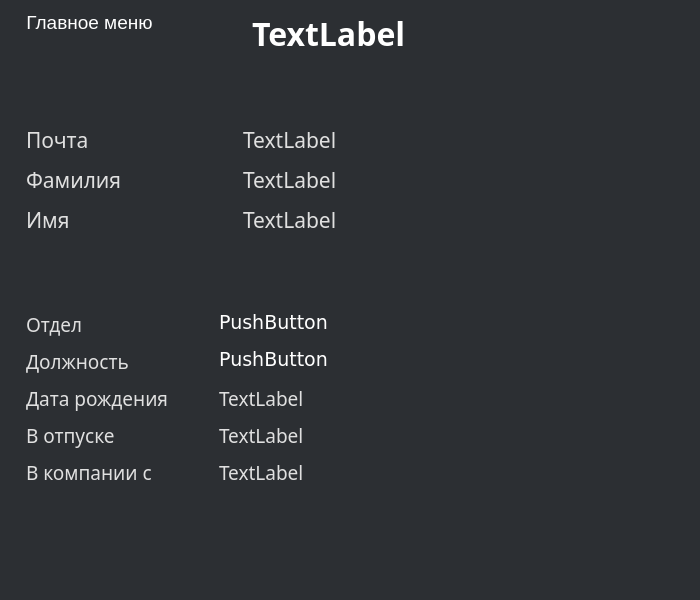
<?xml version="1.0" encoding="UTF-8"?>
<ui version="4.0">
 <class>Dialog</class>
 <widget class="QDialog" name="Dialog">
  <property name="geometry">
   <rect>
    <x>0</x>
    <y>0</y>
    <width>700</width>
    <height>600</height>
   </rect>
  </property>
  <property name="sizePolicy">
   <sizepolicy hsizetype="Expanding" vsizetype="Expanding">
    <horstretch>0</horstretch>
    <verstretch>0</verstretch>
   </sizepolicy>
  </property>
  <property name="minimumSize">
   <size>
    <width>500</width>
    <height>400</height>
   </size>
  </property>
  <property name="maximumSize">
   <size>
    <width>700</width>
    <height>600</height>
   </size>
  </property>
  <property name="windowTitle">
   <string>Dialog</string>
  </property>
  <property name="styleSheet">
   <string notr="true">QWidget {
    background-color: #2C2F33;
    color: #FFFFFF;
}
QLabel#label_3 {
    color: red;
    font-size: 10pt; /* Дополнительно: задаёт размер шрифта */
    font-weight: bold; /* Дополнительно: делает текст жирным */
}

QLabel#profile_id {
    color: #ffffff;
    font-size: 24pt;
    font-weight: bold;
    margin-bottom: 10px;
}
QLabel {
    font-family: &quot;Vardana&quot;;
    color: #e0e0e0;
    font-weight: normal;
}


QPushButton#pwd{
    background-color: #7289DA;
    color: #FFFFFF
    border-radius: 5px
    padding: 10px 20px;       
    font-size: 16px;         
    font-weight: bold;       
}

QPushButton#pwd:hover {
    background-color: #5B6EAE; 
}

QPushButton#pwd:pressed {
    background-color: #4E5E92; 
}
</string>
  </property>
  <layout class="QVBoxLayout" name="verticalLayout_3" stretch="10,0,15">
   <item>
    <layout class="QFormLayout" name="formLayout">
     <property name="horizontalSpacing">
      <number>90</number>
     </property>
     <property name="verticalSpacing">
      <number>10</number>
     </property>
     <property name="leftMargin">
      <number>15</number>
     </property>
     <property name="bottomMargin">
      <number>0</number>
     </property>
     <item row="1" column="0">
      <layout class="QVBoxLayout" name="verticalLayout">
       <item alignment="Qt::AlignHCenter">
        <widget class="QPushButton" name="pushButton">
         <property name="font">
          <font>
           <family>Segoe UI</family>
           <pointsize>14</pointsize>
          </font>
         </property>
         <property name="styleSheet">
          <string notr="true">QPushButton {
    border: none;
    color: white;
}
QPushButton:hover {
    color: darkblue;
}
</string>
         </property>
         <property name="text">
          <string>Главное меню</string>
         </property>
        </widget>
       </item>
      </layout>
     </item>
     <item row="1" column="1">
      <widget class="QLabel" name="profile_id">
       <property name="font">
        <font>
         <family>Vardana</family>
         <pointsize>24</pointsize>
         <bold>true</bold>
        </font>
       </property>
       <property name="text">
        <string>TextLabel</string>
       </property>
      </widget>
     </item>
     <item row="3" column="0">
      <spacer name="verticalSpacer">
       <property name="orientation">
        <enum>Qt::Orientation::Vertical</enum>
       </property>
       <property name="sizeHint" stdset="0">
        <size>
         <width>20</width>
         <height>40</height>
        </size>
       </property>
      </spacer>
     </item>
     <item row="4" column="0">
      <widget class="QLabel" name="email">
       <property name="font">
        <font>
         <family>Vardana</family>
         <pointsize>16</pointsize>
         <bold>false</bold>
        </font>
       </property>
       <property name="text">
        <string>Почта</string>
       </property>
      </widget>
     </item>
     <item row="4" column="1">
      <widget class="QLabel" name="email_value">
       <property name="font">
        <font>
         <family>Vardana</family>
         <pointsize>16</pointsize>
         <bold>false</bold>
        </font>
       </property>
       <property name="text">
        <string>TextLabel</string>
       </property>
      </widget>
     </item>
     <item row="5" column="0">
      <widget class="QLabel" name="surname">
       <property name="font">
        <font>
         <family>Vardana</family>
         <pointsize>16</pointsize>
         <bold>false</bold>
        </font>
       </property>
       <property name="text">
        <string>Фамилия</string>
       </property>
      </widget>
     </item>
     <item row="5" column="1">
      <widget class="QLabel" name="surname_value">
       <property name="font">
        <font>
         <family>Vardana</family>
         <pointsize>16</pointsize>
         <bold>false</bold>
        </font>
       </property>
       <property name="text">
        <string>TextLabel</string>
       </property>
      </widget>
     </item>
     <item row="6" column="0">
      <widget class="QLabel" name="name">
       <property name="font">
        <font>
         <family>Vardana</family>
         <pointsize>16</pointsize>
         <bold>false</bold>
        </font>
       </property>
       <property name="text">
        <string>Имя</string>
       </property>
      </widget>
     </item>
     <item row="6" column="1">
      <widget class="QLabel" name="name_value">
       <property name="font">
        <font>
         <family>Vardana</family>
         <pointsize>16</pointsize>
         <bold>false</bold>
        </font>
       </property>
       <property name="text">
        <string>TextLabel</string>
       </property>
      </widget>
     </item>
     <item row="3" column="1">
      <widget class="QLabel" name="label">
       <property name="text">
        <string/>
       </property>
      </widget>
     </item>
     <item row="2" column="1">
      <widget class="QLabel" name="label_3">
       <property name="enabled">
        <bool>true</bool>
       </property>
       <property name="text">
        <string/>
       </property>
      </widget>
     </item>
    </layout>
   </item>
   <item>
    <spacer name="verticalSpacer_2">
     <property name="orientation">
      <enum>Qt::Orientation::Vertical</enum>
     </property>
     <property name="sizeHint" stdset="0">
      <size>
       <width>20</width>
       <height>40</height>
      </size>
     </property>
    </spacer>
   </item>
   <item>
    <layout class="QFormLayout" name="formLayout_2">
     <property name="horizontalSpacing">
      <number>50</number>
     </property>
     <property name="verticalSpacing">
      <number>10</number>
     </property>
     <property name="leftMargin">
      <number>15</number>
     </property>
     <property name="topMargin">
      <number>30</number>
     </property>
     <property name="bottomMargin">
      <number>0</number>
     </property>
     <item row="0" column="0">
      <widget class="QLabel" name="pos">
       <property name="font">
        <font>
         <family>Vardana</family>
         <pointsize>14</pointsize>
         <bold>false</bold>
        </font>
       </property>
       <property name="text">
        <string>Отдел</string>
       </property>
      </widget>
     </item>
     <item row="0" column="1">
      <widget class="QPushButton" name="button_section">
       <property name="sizePolicy">
        <sizepolicy hsizetype="Fixed" vsizetype="Fixed">
         <horstretch>0</horstretch>
         <verstretch>0</verstretch>
        </sizepolicy>
       </property>
       <property name="font">
        <font>
         <family>Verdana</family>
         <pointsize>14</pointsize>
        </font>
       </property>
       <property name="styleSheet">
        <string notr="true">QPushButton {
    border: none;
    color: white;
}
QPushButton:hover {
    color: darkblue;
}
</string>
       </property>
       <property name="text">
        <string>PushButton</string>
       </property>
      </widget>
     </item>
     <item row="1" column="0">
      <widget class="QLabel" name="label_5">
       <property name="font">
        <font>
         <family>Vardana</family>
         <pointsize>14</pointsize>
         <bold>false</bold>
        </font>
       </property>
       <property name="text">
        <string>Должность</string>
       </property>
      </widget>
     </item>
     <item row="1" column="1">
      <widget class="QPushButton" name="button_position">
       <property name="sizePolicy">
        <sizepolicy hsizetype="Fixed" vsizetype="Fixed">
         <horstretch>0</horstretch>
         <verstretch>0</verstretch>
        </sizepolicy>
       </property>
       <property name="font">
        <font>
         <family>Verdana</family>
         <pointsize>14</pointsize>
        </font>
       </property>
       <property name="mouseTracking">
        <bool>true</bool>
       </property>
       <property name="toolTipDuration">
        <number>0</number>
       </property>
       <property name="styleSheet">
        <string notr="true">QPushButton {
    border: none;
    color: white;
}
QPushButton:hover {
    color: darkblue;
}
</string>
       </property>
       <property name="text">
        <string>PushButton</string>
       </property>
      </widget>
     </item>
     <item row="2" column="0">
      <widget class="QLabel" name="label_6">
       <property name="font">
        <font>
         <family>Vardana</family>
         <pointsize>14</pointsize>
         <bold>false</bold>
        </font>
       </property>
       <property name="text">
        <string>Дата рождения</string>
       </property>
      </widget>
     </item>
     <item row="2" column="1">
      <widget class="QLabel" name="bitrhday_value">
       <property name="font">
        <font>
         <family>Vardana</family>
         <pointsize>14</pointsize>
         <bold>false</bold>
        </font>
       </property>
       <property name="mouseTracking">
        <bool>false</bool>
       </property>
       <property name="text">
        <string>TextLabel</string>
       </property>
      </widget>
     </item>
     <item row="3" column="0">
      <widget class="QLabel" name="label_7">
       <property name="font">
        <font>
         <family>Vardana</family>
         <pointsize>14</pointsize>
         <bold>false</bold>
        </font>
       </property>
       <property name="text">
        <string>В отпуске</string>
       </property>
      </widget>
     </item>
     <item row="3" column="1">
      <widget class="QLabel" name="label_2">
       <property name="font">
        <font>
         <family>Vardana</family>
         <pointsize>14</pointsize>
         <bold>false</bold>
        </font>
       </property>
       <property name="text">
        <string>TextLabel</string>
       </property>
      </widget>
     </item>
     <item row="4" column="0">
      <widget class="QLabel" name="label_9">
       <property name="font">
        <font>
         <family>Vardana</family>
         <pointsize>14</pointsize>
         <bold>false</bold>
        </font>
       </property>
       <property name="text">
        <string>В компании с</string>
       </property>
      </widget>
     </item>
     <item row="4" column="1">
      <widget class="QLabel" name="joined_at_value">
       <property name="font">
        <font>
         <family>Vardana</family>
         <pointsize>14</pointsize>
         <bold>false</bold>
        </font>
       </property>
       <property name="text">
        <string>TextLabel</string>
       </property>
      </widget>
     </item>
    </layout>
   </item>
  </layout>
 </widget>
 <resources/>
 <connections/>
</ui>
